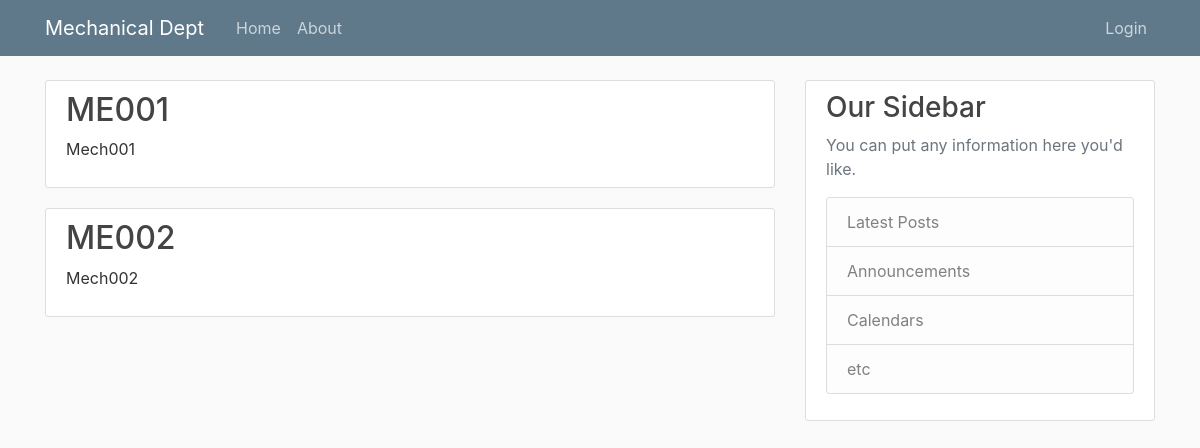
The page /home on the database its author committed.
### flaskblog/models.py (models this page shows, shortened)
class Course(db.Model):
    id = db.Column(db.Integer, primary_key=True)
    course_code = db.Column(db.String(10), nullable=False)
    course_name = db.Column(db.String(100), nullable=True)

### flaskblog/routes.py (the view)
@app.route("/")
@app.route("/home")
def home():
    courses = Course.query.all()
    return render_template('home.html', courses=courses)

### flaskblog/templates/home.html
{%extends "layout.html" %}
{% block content %}
    {% for course in courses %}
        <article class="media content-section">
            <div class="media-body">
                <h2><a class="article-title" href="{{ url_for('course', course_id=course.id) }}">{{ course.course_code }}</a></h2>
                <p class="article-content">{{ course.course_name}}</p>
            </div>
        </article>
    {% endfor %}
{% endblock content%}

### flaskblog/static/main.css (style rules this page uses)
body { background: #fafafa; color: #333333; margin-top: 5rem; }
h1, h2, h3, h4, h5, h6 { color: #444444; }
.content-section { background: #ffffff; padding: 10px 20px; border: 1px solid #dddddd; border-radius: 3px; margin-bottom: 20px; }
.article-title { color: #444444; }
.article-content { white-space: pre-line; }

### rows shown on the page
Course: course_code "ME001", course_name "Mech001"
Course: course_code "ME002", course_name "Mech002"
